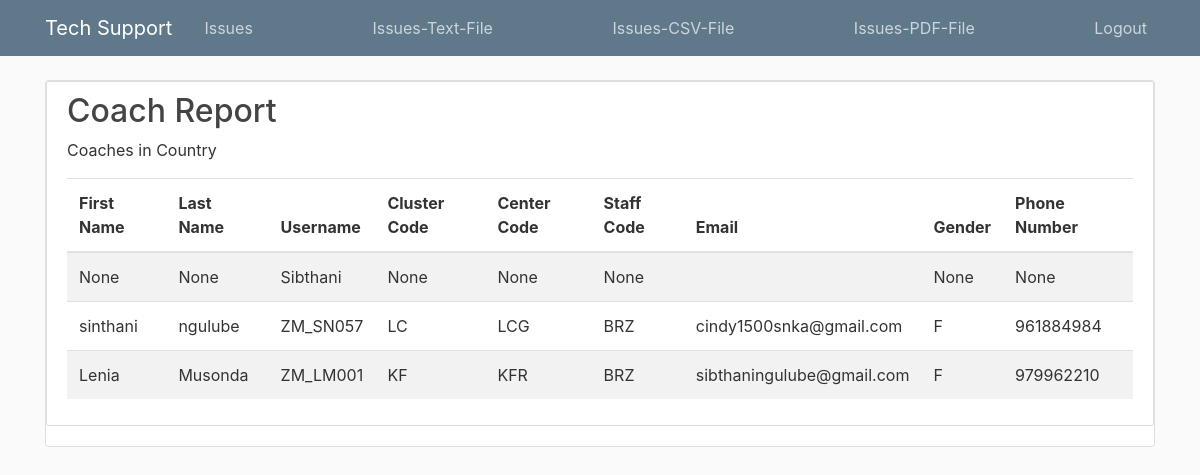
The app's page /coach_report/ (signed in) with its own data.
### supportapp/models.py (models this page shows, shortened)
class CoachUser(AbstractBaseUser, PermissionsMixin):
    username = models.CharField(max_length=12, primary_key=True)
    email = models.EmailField(_('email address'), unique=True)
    is_staff = models.BooleanField(default=False)
    is_active = models.BooleanField(default=True)
    date_joined = models.DateTimeField(auto_now_add=True)
    staff_code = models.ForeignKey("Staff", on_delete=models.CASCADE,null=True)
    first_name = models.CharField(max_length=50,null=True)
    last_name = models.CharField(max_length=50,null=True)
    gender = models.CharField(max_length=6,null=True)
    cluster_code = models.ForeignKey("Cluster", on_delete=models.CASCADE, null=True)
    center_code = models.ForeignKey("Center", on_delete=models.CASCADE, null=True)
    address = models.CharField(max_length=254)
    phone_number = models.IntegerField(null=True)
    registration_date = models.DateField(auto_now_add=True)
    USERNAME_FIELD = 'username'
    REQUIRED_FIELDS = []
    objects = CustomUserManager()

class Cluster(models.Model):
    cluster_code = models.CharField(max_length = 3, primary_key=True)
    cluster_name = models.CharField(max_length=50)
    province = models.CharField(max_length=50)
    def __str__(self):
        return f"{self.cluster_code}"

class Center(models.Model):
    cluster_code = models.ForeignKey("Cluster", on_delete=models.CASCADE)
    center_code = models.CharField(max_length=3, primary_key=True)
    center_name = models.CharField(max_length=50)
    center_address = models.CharField(max_length=50)
    def __str__(self):
        return f"{self.center_code}"

class Staff(models.Model):
    staff_code = models.CharField(max_length=3, primary_key=True)
    career_descrptn = models.CharField(max_length=30)
    def __str__(self):
        return f"{self.staff_code}"

### supportapp/views.py (the view)
# urls.py: path('coach_report/', views.coachrpt, name='cluster_report'),
def coachrpt(request):
    context = {
        'coach': CoachUser.objects.all(),
    }
    return render(request,'supportapp/coach_report.html', context)

### supportapp/templates/supportapp/coach_report.html
{% extends "supportapp/base.html" %}
    {% load crispy_forms_tags  %}
      {% block content %}
      <div class="content-section">
<h2> Coach Report </h2>
  <p> Coaches in  Country </p>
  <table class="table table-striped">
    <thead>
      <tr>
        <th> First Name</th>
        <th> Last Name </th>
        <th> Username </th>
        <th> Cluster Code </th>
        <th> Center Code </th>
        <th> Staff Code </th>
        <th> Email </th>
        <th> Gender </th>
        <th> Phone Number </th>
      </tr>
    </thead>
    <tbody>
    {% for cch in coach %}
      <tr>
            <td>{{ cch.first_name }}</td>
            <td>{{ cch.last_name }}</td>
            <td>{{ cch.username }}</td>
            <td>{{ cch.cluster_code }}</td>
            <td>{{ cch.center_code }}</td>
            <td>{{ cch.staff_code }}</td>
            <td>{{ cch.email }}</td>
            <td>{{ cch.gender }}</td>
            <td>{{ cch.phone_number }}</td>
      </tr>
     {% endfor %}
    </tbody>
  </table>
   </div>
    {% endblock content %}

### supportapp/static/supportapp/main.css (style rules this page uses)
body { background: #fafafa; color: #333333; margin-top: 5rem; }
h1, h2, h3, h4, h5, h6 { color: #444444; }
.content-section { background: #ffffff; padding: 10px 20px; border: 1px solid #dddddd; border-radius: 3px; margin-bottom: 20px; }

### records on screen
CoachUser: first_name "None", last_name "None", username "Sibthani", cluster_code "None", center_code "None", staff_code "None", gender "None", phone_number "None"
CoachUser: first_name "sinthani", last_name "ngulube", username "ZM_SN057", cluster_code "LC", center_code "LCG", staff_code "BRZ", email "cindy1500snka@gmail.com", gender "F", phone_number "961884984"
CoachUser: first_name "Lenia", last_name "Musonda", username "ZM_LM001", cluster_code "KF", center_code "KFR", staff_code "BRZ", email "sibthaningulube@gmail.com", gender "F", phone_number "979962210"
